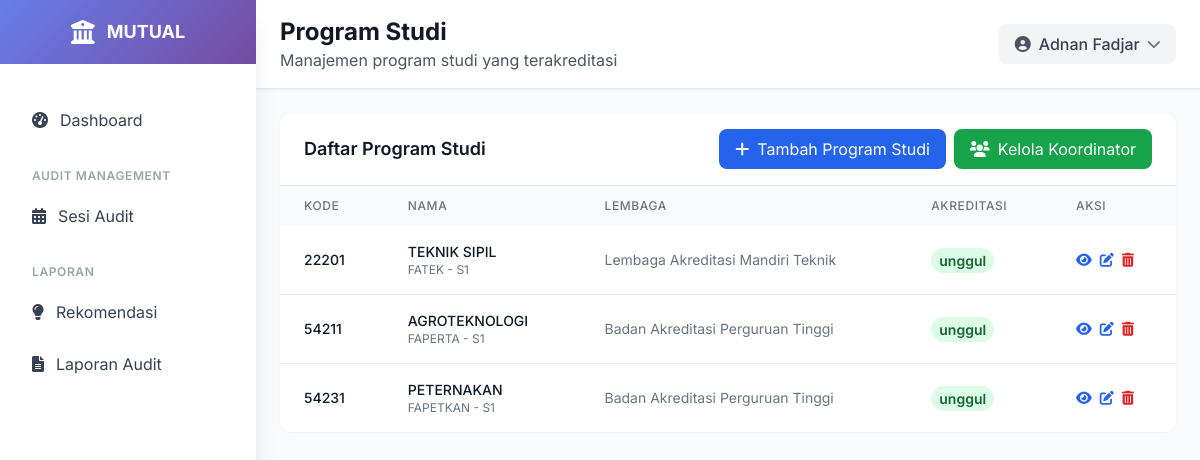
/program-studi/ (signed in), run on an earlier commit of the app's database.
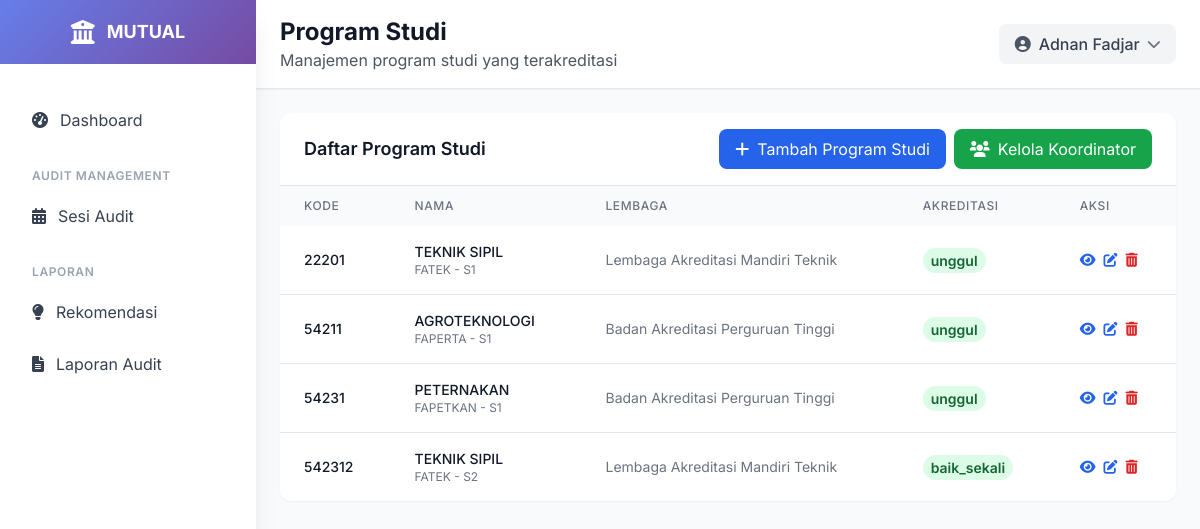
And on a later commit of the database.
### ami/models.py (models this page shows, shortened)
class ProgramStudi(models.Model):
    lembaga_akreditasi = models.ForeignKey(LembagaAkreditasi, on_delete=models.PROTECT, related_name='program_studi')
    kode = models.CharField(max_length=10, unique=True)
    nama = models.CharField(max_length=255)
    fakultas = models.CharField(max_length=200, choices=[
        ('FKIP', 'FKIP'),
        ('FISIP', 'FISIP'),
        ('FEB', 'FEB'),
        ('FAKUM', 'FAKUM'),
        ('FAPERTA', 'FAPERTA'),
        ('FATEK', 'FATEK'),
        ('FMIPA', 'FMIPA'),
        ('FAHUT', 'FAHUT'),
        ('FK', 'FK'),
        ('FAPETKAN', 'FAPETKAN'),
        ('FKM', 'FKM'),
        ('Pascasarjana', 'Pascasarjana'),
    ])
    jenjang = models.CharField(max_length=50, choices=[
        ('D3', 'Diploma 3'),
        ('D4', 'Diploma 4'),
        ('S1', 'Sarjana'),
        ('S2', 'Magister'),
        ('S3', 'Doktor'),
    ])
    akreditasi = models.CharField(max_length=50, blank=True, null=True, choices=[
        ('unggul', 'UNGGUL'),
        ('baik_sekali', 'BAIK SEKALI'),
        ('baik', 'BAIK'),
        ('A', 'A'),
        ('B', 'B'),
        ('C', 'C'),
        ('belum', 'Belum Terakreditasi')
    ] )
    tanggal_akreditasi = models.DateField(blank=True, null=True)
    class Meta:
        verbose_name = "Program Studi"
        verbose_name_plural = "Program Studi"
        ordering = ['kode']

class LembagaAkreditasi(models.Model):
    kode = models.CharField(max_length=20, unique=True)
    nama = models.CharField(max_length=255, unique=True)
    deskripsi = models.TextField(blank=True, null=True)
    website = models.URLField(blank=True, null=True)
    kontak = models.TextField(blank=True, null=True)
    class Meta:
        verbose_name = "Lembaga Akreditasi"
        verbose_name_plural = "Lembaga Akreditasi"
        ordering = ['nama']

### ami/views.py (the view)
# urls.py: path('program-studi/', views.program_studi_list, name='program_studi_list'),
@login_required
def program_studi_list(request):
    program_studi_list = ProgramStudi.objects.select_related('lembaga_akreditasi').all().order_by('kode')
    paginator = Paginator(program_studi_list, 10)
    page_number = request.GET.get('page')
    program_studi = paginator.get_page(page_number)
    return render(request, 'ami/program_studi_list.html', {
        'program_studi': program_studi
    })

### templates/ami/program_studi_list.html (shortened to what this page needs)
{% extends 'base.html' %}
{% load static %}
{% block page_title %}Program Studi{% endblock %}
{% block page_subtitle %}Manajemen program studi yang terakreditasi{% endblock %}
{% block content %}
<div class="p-4 lg:p-6">
    <div class="bg-white rounded-xl shadow-sm overflow-hidden">
        <div class="px-4 lg:px-6 py-4 border-b border-gray-200 flex flex-col sm:flex-row sm:justify-between sm:items-center space-y-2 sm:space-y-0">
            <h3 class="text-lg font-semibold text-gray-900">Daftar Program Studi</h3>
            <div class="flex flex-col sm:flex-row space-y-2 sm:space-y-0 sm:space-x-2 w-full sm:w-auto">
                <a href="{% url 'ami:program_studi_create' %}" class="bg-blue-600 hover:bg-blue-700 text-white px-4 py-2 rounded-lg flex items-center justify-center w-full sm:w-auto">
                    <i class="fas fa-plus mr-2"></i> Tambah Program Studi
                </a>
                 <a href="{% url 'ami:koordinator_list' %}" class="bg-green-600 hover:bg-green-700 text-white px-4 py-2 rounded-lg flex items-center justify-center w-full sm:w-auto">
                    <i class="fas fa-users mr-2"></i> Kelola Koordinator
                </a>
            </div>
        </div>
        <div class="overflow-x-auto">
            <table class="w-full">
                <thead class="bg-gray-50">
                    <tr>
                        <th class="px-3 lg:px-6 py-3 text-left text-xs font-medium text-gray-500 uppercase tracking-wider">Kode</th>
                        <th class="px-3 lg:px-6 py-3 text-left text-xs font-medium text-gray-500 uppercase tracking-wider">Nama</th>
                        <th class="px-3 lg:px-6 py-3 text-left text-xs font-medium text-gray-500 uppercase tracking-wider hidden md:table-cell">Lembaga</th>
                        <th class="px-3 lg:px-6 py-3 text-left text-xs font-medium text-gray-500 uppercase tracking-wider">Akreditasi</th>
                        <th class="px-3 lg:px-6 py-3 text-left text-xs font-medium text-gray-500 uppercase tracking-wider">Aksi</th>
                    </tr>
                </thead>
                <tbody class="bg-white divide-y divide-gray-200">
                    {% for program in program_studi %}
                    <tr class="hover:bg-gray-50 transition-colors">
                        <td class="px-3 lg:px-6 py-4 whitespace-nowrap">
                            <div class="text-xs lg:text-sm font-medium text-gray-900">{{ program.kode }}</div>
                        </td>
                        <td class="px-3 lg:px-6 py-4 whitespace-nowrap">
                            <div class="text-xs lg:text-sm font-medium text-gray-900">{{ program.nama }}</div>
                            <div class="text-xs text-gray-500">{{ program.fakultas }} - {{ program.jenjang }}</div>
                        </td>
                        <td class="px-3 lg:px-6 py-4 whitespace-nowrap text-xs lg:text-sm text-gray-500 hidden md:table-cell">
                            {{ program.lembaga_akreditasi.nama }}
                        </td>
                        <td class="px-3 lg:px-6 py-4 whitespace-nowrap">
                            <span class="px-1 py-0.5 lg:px-2 lg:py-1 text-xs lg:text-sm font-semibold rounded-full bg-green-100 text-green-800">
                                {{ program.akreditasi }}
                            </span>
                        </td>
                        <td class="px-3 lg:px-6 py-4 whitespace-nowrap text-xs lg:text-sm font-medium">
                            <div class="flex flex-wrap gap-2">
                                <a href="{% url 'ami:program_studi_detail' program.pk %}" class="text-blue-600 hover:text-blue-900">
                                    <i class="fas fa-eye"></i>
                                </a>
                                <a href="{% url 'ami:program_studi_update' program.pk %}" class="text-blue-600 hover:text-blue-900">
                                    <i class="fas fa-edit"></i>
                                </a>
                                <a href="{% url 'ami:program_studi_delete' program.pk %}" class="text-red-600 hover:text-red-900">
                                    <i class="fas fa-trash-alt"></i>
                                </a>
                            </div>
                        </td>
                    </tr>
                    {% empty %}
                    <tr>
                        <td colspan="5" class="px-4 lg:px-6 py-4 text-center text-gray-500 text-sm">Tidak ada program studi yang terdaftar</td>
                    </tr>
                    {% endfor %}
                </tbody>
            </table>
        </div>
    </div>
</div>
{% endblock %}

### templates/base.html (shortened to what this page needs)
<!DOCTYPE html>
<html lang="id">
<head>
    <script src="https://cdn.tailwindcss.com"></script>
    <link href="https://cdnjs.cloudflare.com/ajax/libs/font-awesome/6.0.0/css/all.min.css" rel="stylesheet">
    <link href="https://cdn.jsdelivr.net/npm/select2@4.1.0-rc.0/dist/css/select2.min.css" rel="stylesheet" />
    <link href="https://cdn.jsdelivr.net/npm/select2-bootstrap-5-theme@1.3.0/dist/select2-bootstrap-5-theme.min.css" rel="stylesheet" />
</head>
<body class="bg-gray-50">
    <div class="fixed inset-y-0 left-0 z-50 w-64 bg-white shadow-xl transform transition-transform duration-300 ease-in-out lg:translate-x-0 -translate-x-full flex flex-col" id="sidebar">
        <div class="flex items-center justify-center h-16 gradient-bg flex-shrink-0">
            <div class="flex items-center space-x-3">
                <i class="fas fa-university text-white text-2xl"></i>
                <span class="text-white font-bold text-lg">MUTUAL</span>
            </div>
        </div>
        <nav class="flex-1 overflow-y-auto mt-8 px-4 pb-4">
            <div class="space-y-2">
                <a href="{% url 'ami:dashboard' %}" class="sidebar-item flex items-center px-4 py-3 text-gray-700 rounded-lg transition-all duration-200 {% if request.resolver_match.url_name == 'dashboard' %}bg-blue-50 text-blue-600{% else %}hover:bg-gray-50{% endif %}">
                    <i class="fas fa-tachometer-alt mr-3"></i>
                    <span>Dashboard</span>
                </a>
                <div class="pt-4">
                    <p class="px-4 text-xs font-semibold text-gray-400 uppercase tracking-wider">Audit Management</p>
                    <div class="mt-2 space-y-1">
                        <a href="{% url 'ami:audit_session_list' %}" class="sidebar-item flex items-center px-4 py-3 text-gray-700 rounded-lg transition-all duration-200 {% if request.resolver_match.url_name == 'audit_session_list' %}bg-blue-50 text-blue-600{% else %}hover:bg-gray-50{% endif %}">
                            <i class="fas fa-calendar-alt mr-3"></i>
                            <span>Sesi Audit</span>
                        </a>
                    </div>
                </div>
                <div class="pt-4">
                    <p class="px-4 text-xs font-semibold text-gray-400 uppercase tracking-wider">Laporan</p>
                    <div class="mt-2 space-y-1">
                        <a href="#" class="sidebar-item flex items-center px-4 py-3 text-gray-700 rounded-lg transition-all duration-200 hover:bg-gray-50">
                            <i class="fas fa-lightbulb mr-3"></i>
                            <span>Rekomendasi</span>
                        </a>
                        <a href="{% url 'ami:laporan_index_audit' %}"
                            class="sidebar-item flex items-center px-4 py-3 text-gray-700 rounded-lg transition-all duration-200 {% if request.resolver_match.url_name == 'laporan_index_audit' %}bg-blue-50 text-blue-600{% else %}hover:bg-gray-50{% endif %}">
                            <i class="fas fa-file-alt mr-3"></i>
                            <span>Laporan Audit</span>
                        </a>
                    </div>
                </div>
            </div>
        </nav>
    </div>
    <div class="lg:ml-64 flex flex-col min-h-screen">
        <header class="bg-white shadow-sm border-b border-gray-200">
            <div class="flex items-center justify-between px-4 lg:px-6 py-4">
                <div class="lg:block hidden">
                    <h1 class="text-xl lg:text-2xl font-bold text-gray-900">{% block page_title %}{% endblock %}</h1>
                    <p class="text-gray-600">{% block page_subtitle %}{% endblock %}</p>
                </div>
                <div class="flex items-center space-x-4">
                    <div class="relative">
                        <button id="profileButton" class="flex items-center space-x-2 bg-gray-100 hover:bg-gray-200 px-4 py-2 rounded-lg transition-colors">
                            <i class="fas fa-user-circle text-gray-600"></i>
                            <span class="text-gray-700 font-medium">{{ user.get_full_name|default:user.username }}</span>
                            <i class="fas fa-chevron-down text-gray-500 text-sm transition-transform" id="chevronIcon"></i>
                        </button>
                    </div>
                </div>
            </div>
        </header>
        {% block content %}{% endblock %}
    </div>
</body>
</html>

### templates/base.html (style rules this page uses)
body { font-family: 'Inter', sans-serif; }
.gradient-bg { background: linear-gradient(135deg, #667eea 0%, #764ba2 100%); }

What changed in the data, as far as the page shows it:
added ProgramStudi: kode "542312", nama "TEKNIK SIPIL", fakultas "FATEK", jenjang "S2", lembaga_akreditasi.nama "Lembaga Akreditasi Mandiri Teknik", akreditasi "baik_sekali"
